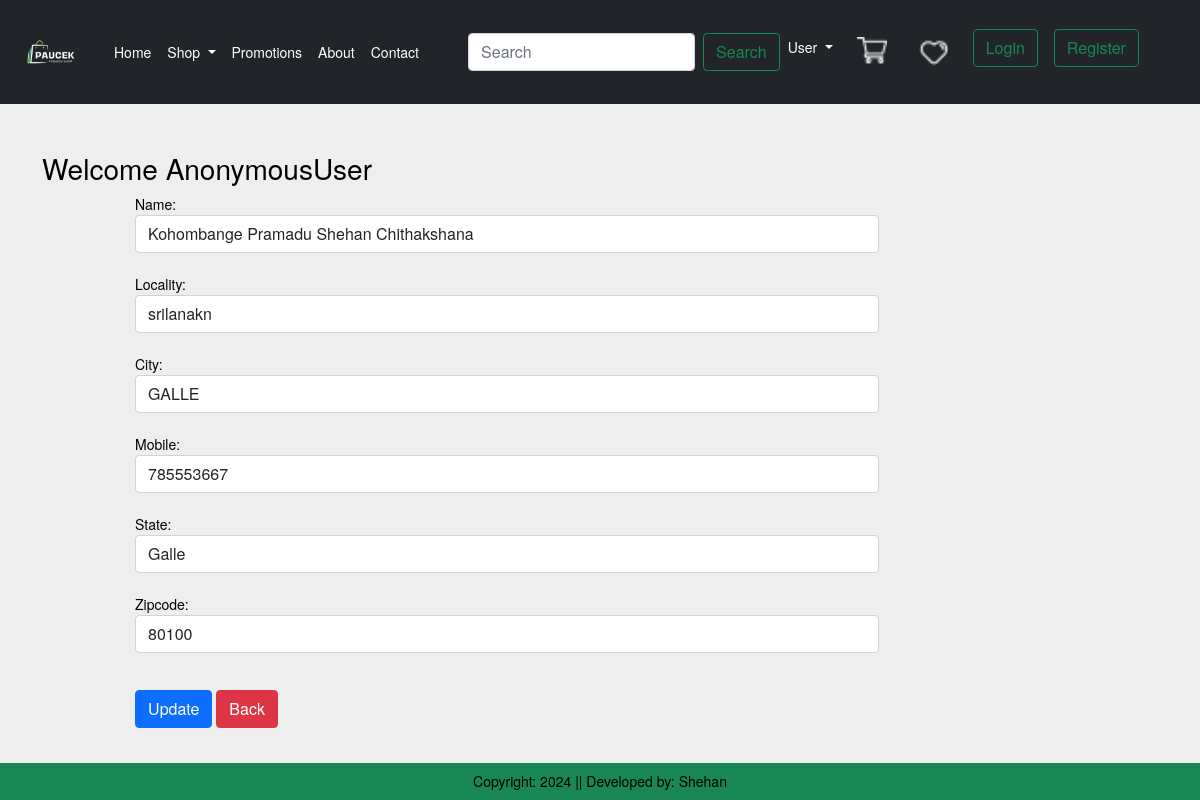
Screenshot of /updateAddress/1 with the database file from the repository.
### app/models.py (models this page shows, shortened)
class Customer(models.Model):
    user = models.ForeignKey(User, on_delete=models.CASCADE)
    name = models.CharField(max_length=200)
    locality = models.CharField(max_length=200)
    city = models.CharField(max_length=50)
    mobile = models.IntegerField(default=0)
    zipcode = models.IntegerField()
    state = models.CharField( max_length=100)

### app/views.py (the view, shortened to what this page needs)
class updateaddress(View):
     def get(self,request,pk):
         add = Customer.objects.get(pk=pk)
         form =CustomerProfileForm(instance=add)
         return render(request,'app/updateAddress.html',locals())

### app/forms.py
class CustomerProfileForm(forms.ModelForm):
  class Meta:
    model = Customer
    fields = ['name', 'locality', 'city', 'mobile', 'state', 'zipcode']
    widgets = {
        'name': forms.TextInput(attrs={'class': 'form-control'}),
        'locality': forms.TextInput(attrs={'class': 'form-control'}),
        'city': forms.TextInput(attrs={'class': 'form-control'}),
        'mobile': forms.NumberInput(attrs={'class': 'form-control'}),
        'state': forms.TextInput(attrs={'class': 'form-control'}),
        'zipcode': forms.NumberInput(attrs={'class': 'form-control'}),
}

### app/templates/app/updateAddress.html (shortened to what this page needs)
{% extends 'app/index.html' %}
{% load static %}
{% block main-content %}
<div class="container my-5">
    <div class="row">
        <h3>Welcome <span class="text-capitalize">{{ request.user }}</span></h3>
    </div>
    <div class="col-sm-8 offset-sm-1">
        <form action="" method="post">
            {% for fm in form %}
                {{ fm.label_tag }} {{ fm }} <small class="text-danger">{{ fm.errors|striptags }}</small> <br>
            {% endfor %}
            <div class="col-12 mt-3">
                <button type="submit" class="btn btn-primary">Update</button>
                <a href="{% url 'address' %}" class="btn btn-danger">Back</a>
            </div>
            <br><br>
        </form>
    </div>
</div>
{% endblock main-content %}

### app/static/app/css/style.css (style rules this page uses)
html, body { position: relative; height: 100%; }
body { background: #eee; font-family: Helvetica Neue, Helvetica, Arial, sans-serif; font-size: 14px; color: #000; margin: 0; padding: 0; }

### rows the page displays
Customer: form "Kohombange Pramadu Shehan Chithakshana" "srilanakn" "GALLE" "785553667" "Galle" "80100"

### other values shown
{{ request.user }} "AnonymousUser"
{{ fm.label_tag }} "Name:" "Locality:" "City:" "Mobile:" "State:" "Zipcode:"
